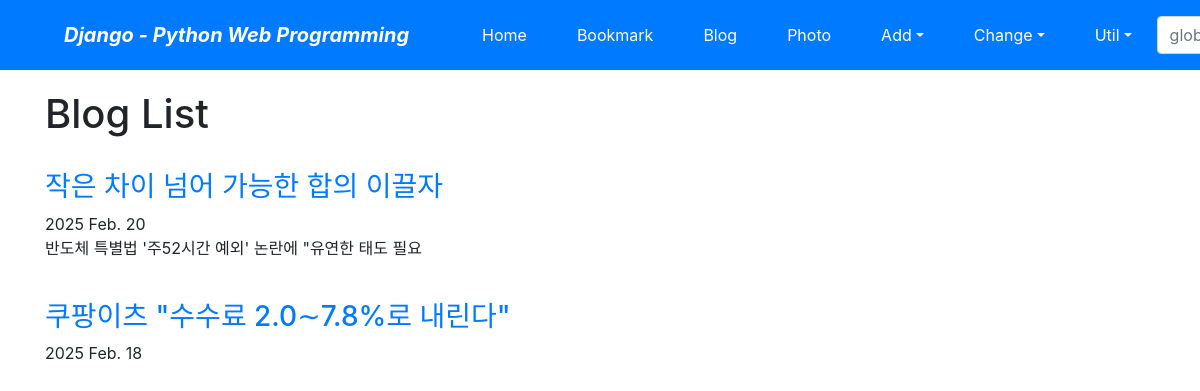
Screenshot of /blog/ with the database file from the repository.
### blog/models.py (models this page shows, shortened)
class Post(models.Model):
  title = models.CharField(verbose_name="TITLE", max_length=50)
  slug = models.SlugField("SLUG", unique=True, allow_unicode=True, help_text='one word for alias')
  description = models.CharField("DESCRIPTION", max_length=100, blank=True, help_text='simple descriptin text')
  content = models.TextField('CONTENT')
  create_dt = models.DateTimeField('CREATE_DATE', auto_now_add=True)
  modify_dt = models.DateTimeField('MODIFY_DATE', auto_now=True)
  tags = TaggableManager(blank=True)
  owner = models.ForeignKey(User, on_delete=models.CASCADE, verbose_name='OWNER', blank=True, null=True)
  class Meta:
    verbose_name = 'post'
    verbose_name_plural= 'posts'
    db_table = 'blog_posts'
    ordering = ('-modify_dt',)
  def get_absolute_url(self):
    return reverse('blog:post_detail', args=(self.slug,))

### blog/views.py (the view)
# urls.py: path('', views.PostLV.as_view(), name='index'),
class PostLV(ListView):
  model = Post
  template_name = "blog/post_all.html"
  context_object_name = 'posts'
  paginate_by = 2

### templates/blog/post_all.html (shortened to what this page needs)
  {% extends 'base.html' %}
  {% block content %}
    <h1>Blog List</h1> <br>
    {% for post in posts %}
    <h3><a href="{{post.get_absolute_url}}"> {{post.title}}</a></h3>
    {{post.modify_dt|date:"Y  N d "}}
    <p>{{post.description}}</p>
    <br>
    {% endfor %}
  {% endblock %}

### rows the page displays
Post: title "작은 차이 넘어 가능한 합의 이끌자", modify_dt "2025 Feb. 20", description "반도체 특별법 '주52시간 예외' 논란에 \"유연한 태도 필요"
Post: title "쿠팡이츠 \"수수료 2.0∼7.8%로 내린다\"", modify_dt "2025 Feb. 18"
